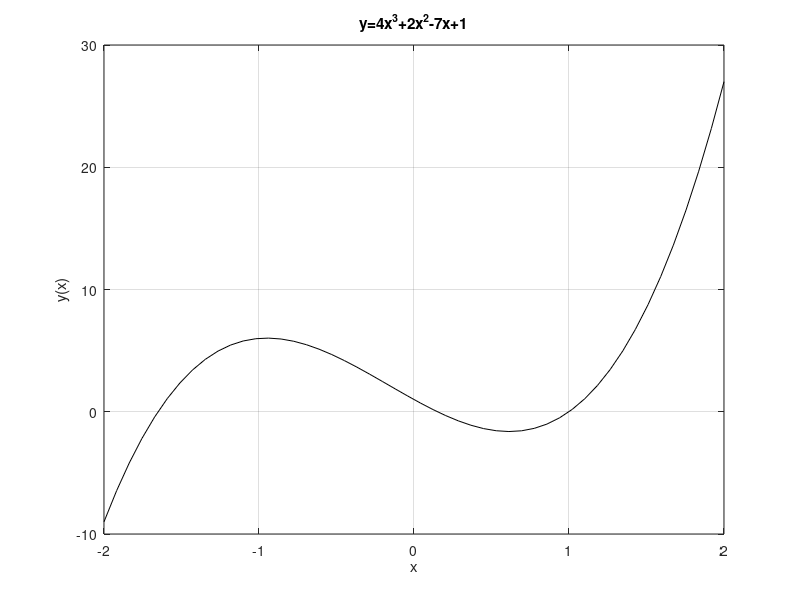

Here is the MATLAB script that generated this plot:
% 4.Hafta - 1.Ders

% PERIYODIK FONKSIYONLAR


% x(t) =x(t+nT), n=1,2,3,4...  % burada T periyot olarak adlandırılan ve sabit pozitif bir değerdir

% Eğer periyodik olan fonksiyon (yani T) sinüzoidal ise;

% x(t) Acos(wt+θ) şeklinde yazılır

% A: Değişkenin genliğidir. Eğer mesela x gerilimi gösteriyor ise A nın birimi volt olur
% t: Bağımsız zaman değişkenidir birimi saniyedir
% w: Açısal frekanstır. T= 2π/w ilişkisi vardır
% θ: x(t) eğrisinin coswt eğrisine göre faz farkıdır. 0 dan büyük ise 


% Matlab ortamıngşda polinom gösterimi
% standart polinom gösterimi an*x^n+a(n-1)*x^(n-1)+...+a1*x+a0

% Eğer "x" daha önce tanımlanmmış bir sayı ise B(x) eşitliği alttaki şekilde yazılır
% B(x)=3*x^4-7*x^2+2*x-1

% Ancak eğer "x" tanımlanmış bir vektör ise alttaki gibi yazılır !!! Önemli fark !!!

% B(x)= 3*x.^4-7*x.^2+2*x-1  % bunun sonunda B ifadesi x vektörü ile aynı boyutta olacaktır

% y(x)=4x^3+2x^2-7x+1

x = linspace (-2,2,50); % -2 den 2 ye 50 tane eleman olacak şekilde yatay eksen
a=[4 2 -7 1];  % buradaki sayıları sırası ile x yerine koyuyor
y = polyval (a,x)
plot(x,y,"k-");
title("y=4x^3+2x^2-7x+1"),
xlabel("x")
ylabel("y(x)")
grid

% IKI POLINOMUN TOPLAMI VEYA FARKI

% İki polinom toplanır veya çıkarılırken katsayıları içeren vektörlerin boyutları aynı olmalıdır.
% İşlem yapılırken aynı üslü olanların katsayıları ile işlem yapılır
% Eğer polinomlardan birinde olan üs diğerinde yoksa katsayısı 0 kabul edilerek matrise işlenir

% Polinom bir tam sayı ile çarpılırken tüm ifadelerin katsayısını çarpar yerine yazarsın


% K(x) = 4*x^4-8*x^3+7*x+1
% M(x) = 2*x^5+7*x^3-2*x+6

% T(x)=K(x)*M(x)

k=[4 -8 0 7 1]
m=[2 0 7 0 -2 6]
t=conv(k,m)  % k ve m bir satır vektör olmak zorunda. 
% bu komutu kullanmak için iki polinomun da (bulunmayıp katsayısı 0 olanlar bile dahil) katsayılırını birer matrise atamalısın
% bu komut senin için çarpmayı yapıp istenen matrise atar (x^3 ve x^4 çarpımı katsayısı ile x^2 ve x^5 çarpımı katsayısı toplar)


% Büyük dereceli polinomun küçük dereceli polinoma bölünmesi

% X(t) = 7t^6-2t^4+8t^3+2
% Y(t) = 2t^4-4t^3+2t+8

pay=[7 0 -2 8 0 0 2]; payda=[2 -4 0 2 8];
[bolum,kalan]=deconv(pay,payda)

% sonuç= 3,5t^2+7t+13+(53t^3-42t^2-82t-102/2t^4-4t^3+2t+8)
% bu işlemde bölümü yazıp sonrasında kalanı denklem olarak yazıp bölen e bölüp yazıyorsun 


% Polinomun türevinin alınması

% 2t^6+7t^3-8t+3

s=[2 0 0 3 0 -8 3];
a=polyder(s)  % polyder komutu conv ve deconv gibi bir matrisi polinomun katsayıları gibi algılamayı ve türevini almayı sağlar

% polyder (x,y) = x ve y vektörlerinin çarpımının türevini alır

% [pay,payda]=polyder(x,y) = x ve y vektörlerinin bölüm türevini hesaplar, pay türevin kesrinin payı payda ise paydasını verir


% Polinomun integralinin alınması

% A= 2t^3+3t^2-5t+6

a=[2 3 -5 6];
polyint(a)   % polinomun integralini almanı sağlar ve en sona bir 0 ekler bu da C bilinmeyenini ifade eder

% polyint komutunda integral sabiti default olarak 0 seçilir eğer farklı bir şey seçmek istiyorsan polyint(a,sabit) kullanabilirsin


roots(a) % vektör ya da polinomun köklerini hesaplar 

D=[1 2 1]; % bir polinomun katsayılarının vektörü

c=roots(D) % komutu ile kökler c matrisine atanır

f=roots([1 3 7 4]);  % şeklinde de kullanılabilir 


% x1=0, x2=2, x3=1+j, x4=1-j değerlerini kök kabul eden polinom nedir

f=[0 2 1+j 1-j];
k=poly(f)

% bu kodun çıktısındaki katsayılar polinomun katsayılarıdır
% f(t)=t^4-4t^3+6t^2-4t


% A(t)=(t^2-4)/(2t^4-6t^3+2t^2+5)

pay=[1 0 -4]; payda=[2 -6 2 0 5];
[rez,kok]=residue(pay,payda)
% bu şekilde hem rezidü (kalan) hem kök değerlerini bulabiliriz


% 4.Hafta 2. Bölüm
